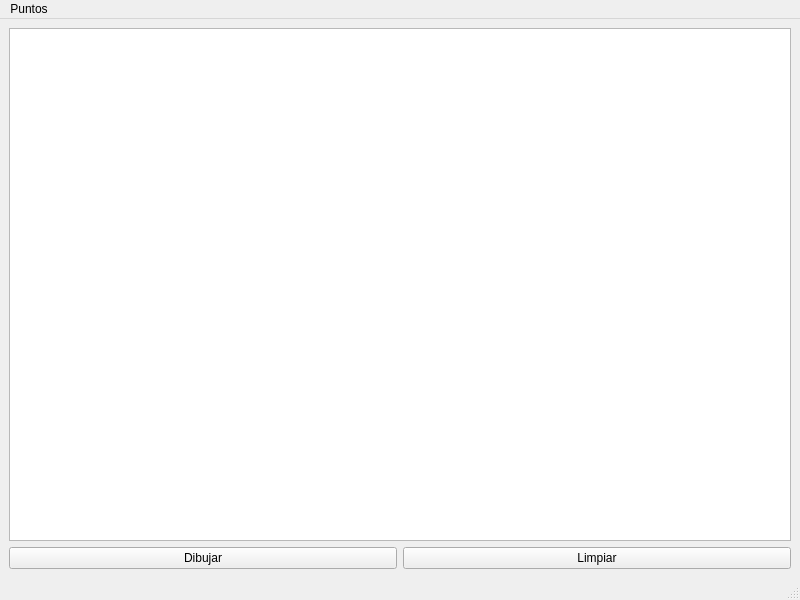
<?xml version="1.0" encoding="UTF-8"?>
<ui version="4.0">
 <class>MainWindow</class>
 <widget class="QMainWindow" name="MainWindow">
  <property name="geometry">
   <rect>
    <x>0</x>
    <y>0</y>
    <width>800</width>
    <height>600</height>
   </rect>
  </property>
  <property name="windowTitle">
   <string>MainWindow</string>
  </property>
  <widget class="QWidget" name="centralwidget">
   <layout class="QGridLayout" name="gridLayout">
    <item row="0" column="0" colspan="2">
     <widget class="QGraphicsView" name="graphicsView"/>
    </item>
    <item row="1" column="0">
     <widget class="QPushButton" name="dibujar">
      <property name="text">
       <string>Dibujar</string>
      </property>
     </widget>
    </item>
    <item row="1" column="1">
     <widget class="QPushButton" name="limpiar">
      <property name="text">
       <string>Limpiar</string>
      </property>
     </widget>
    </item>
   </layout>
  </widget>
  <widget class="QMenuBar" name="menubar">
   <property name="geometry">
    <rect>
     <x>0</x>
     <y>0</y>
     <width>800</width>
     <height>22</height>
    </rect>
   </property>
   <widget class="QMenu" name="menuPuntos">
    <property name="title">
     <string>Puntos</string>
    </property>
    <addaction name="actionMostrar"/>
    <addaction name="actionMas_Cercanos"/>
   </widget>
   <addaction name="menuPuntos"/>
  </widget>
  <widget class="QStatusBar" name="statusbar"/>
  <action name="actionMostrar">
   <property name="text">
    <string>Mostrar</string>
   </property>
  </action>
  <action name="actionMas_Cercanos">
   <property name="text">
    <string>Mas Cercanos</string>
   </property>
  </action>
 </widget>
 <resources/>
 <connections/>
</ui>
